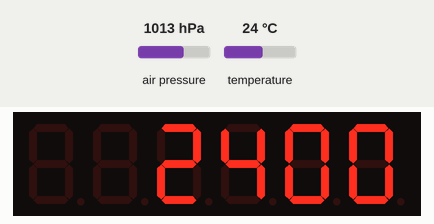
Recording of a sketch running on a simulated Arduino Uno, built with avr-gcc and run on an emulated ATmega328P. Parts: 6-digit seven-segment display. Inputs (shaded band) come from the test bench; at power-on: air pressure 1013 hPa, temperature 24 °C.

Above: at 1.2 s.
1.3 s: air pressure set to 952 hPa
At 7.8 s:
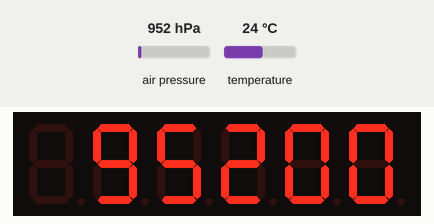
14.2 s: temperature set to 12 °C
At 25.4 s:
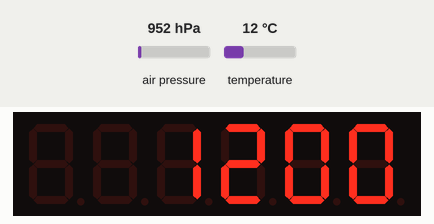
26.6 s: air pressure set to 975 hPa
At 32.3 s:
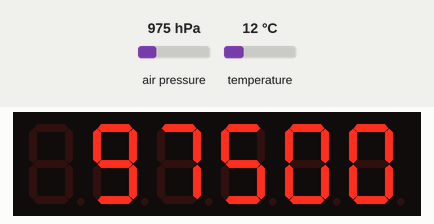
39.3 s: temperature set to 19 °C
At 51.1 s:
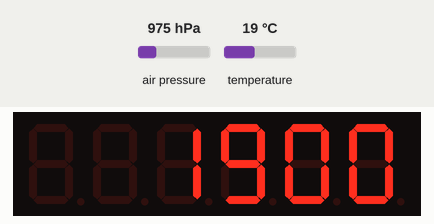
Timing chart, 0 to 52.6 s (numbered marks = the images above; inputs shaded):
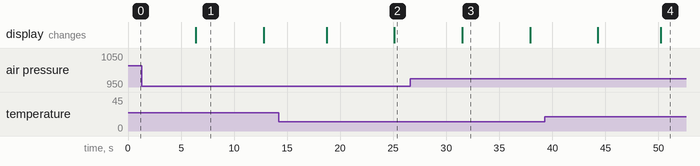

The sketch:

Arduino_code.ino
```cpp
 #include <Wire.h>
 #include <Adafruit_BMP085.h>
 #include "SevSeg.h"

 Adafruit_BMP085 bmp;
 SevSeg sevseg;                                     //Call all library files and mark their usage.

byte numDigits = 6;                                 // To display the full pressure on the 4-bit 7-segment displays, set the digit count to 6.
byte digitPins[] = {2, 3, 4, 5};                    //Connect the common anode of the seven-segment display to the Arduino pin.
byte segmentPins[] = {6, 7, 8, 9, 10, 11, 12, 13 }; //The pins corresponding to the seven-segment display segments a, b, c, d, e, f, g, and dp
bool resistorsOnSegments = false;                   //  Resistors are connected to the digital pins.
byte hardwareConfig = COMMON_ANODE;                 // A common anode 7-segment display is being used.
bool updateWithDelays = false;                      // Default 'false' is Recommended
bool leadingZeros = false;                          // No need to keep leading zeros.
bool disableDecPoint = false;                       //Utilize the decimal point functionality.

int i;
volatile bool enterInterrupt = false;               //Set variable parameters.


void setup() {
//Initialize the seven-segment display.
  sevseg.begin(hardwareConfig, numDigits, digitPins, segmentPins, resistorsOnSegments,
  updateWithDelays, leadingZeros, disableDecPoint); //Add the previously set parameters.
  sevseg.setBrightness(6);                          //Set the brightness of the seven-segment display.
 if (!bmp.begin()) {
    while (1) {}                                    //begin bmp180
  }
}


void loop() {

  if (bmp.readTemperature() >= 50 && bmp.readPressure() >= 105000){
  //Enter the interrupt if the current temperature and pressure are greater than the set values of 50 and 105000, respectively.
    enterInterrupt = true;
    } else{
  //Otherwise, enter the normal detection loop.
    enterInterrupt = false;
    }

  if (!enterInterrupt){
  //Non-interrupt normal display loop.
    i=bmp.readTemperature();
    i=i*100;                                         //Extract the current temperature value and multiply it by 100 to display it correctly on the seven-segment display.
    sevseg.setNumber(i);                             //Use the seven-segment display to show the data.
  for(int k=0;k<32000;k++){
    sevseg.refreshDisplay();                         //Rapidly refresh the 7-segment display multiple times to ensure proper display on Proteus.
    }

    sevseg.setNumber(bmp.readPressure());            //Extract and display the current pressure value.
  for(int k=0;k<32000;k++){
    sevseg.refreshDisplay();                         //refresh the 7-segment display
    }
  }

  if (enterInterrupt){
  //Interrupt loop content.
    sevseg.setNumber(5000,2);                        //Display the set maximum alarm temperature, indicating it with a decimal point at the end.
  for(int k=0;k<32000;k++){
    sevseg.refreshDisplay();                         //refresh the 7-segment display
    }

   sevseg.setNumber(105000,2);                       //Display the set maximum alarm pressure
  for(int k=0;k<32000;k++){
    sevseg.refreshDisplay();                         //refresh the 7-segment display
    }

  if (bmp.readTemperature() < 50 || bmp.readPressure() < 105000){
  //Exit the interrupt loop if either the temperature or pressure falls below the set values.
    enterInterrupt = false;
    }
  }

}
```

Measured:
- after the input at 1.3 s, the display: changes after 5.1 s (image 1)
- after the input at 14.2 s, the display: first differs from a run without the input after 10.9 s (image 2)
- after the input at 26.6 s, the display: changes after 4.9 s (image 3)
- after the input at 39.3 s, the display: first differs from a run without the input after 10.9 s (image 4)
- what the display in image 1 shows lasts 6.4 s, from 6.4 s to 12.8 s
